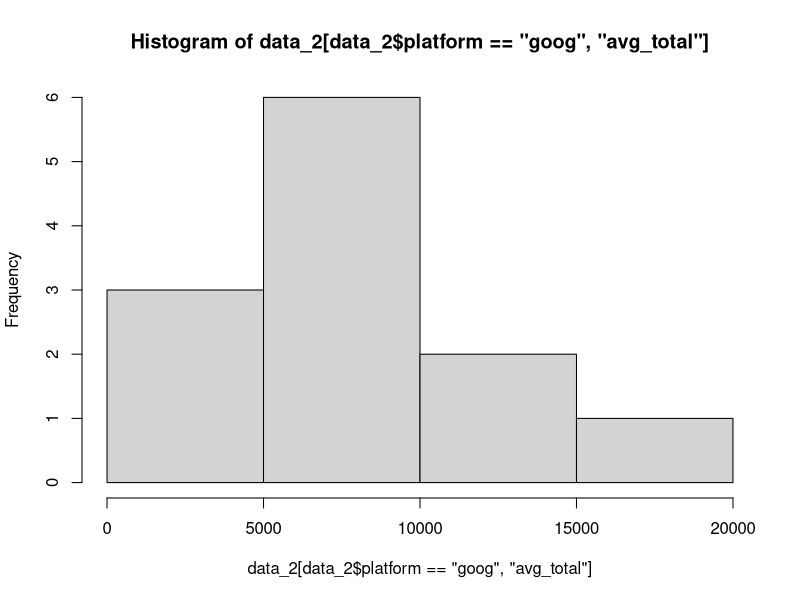
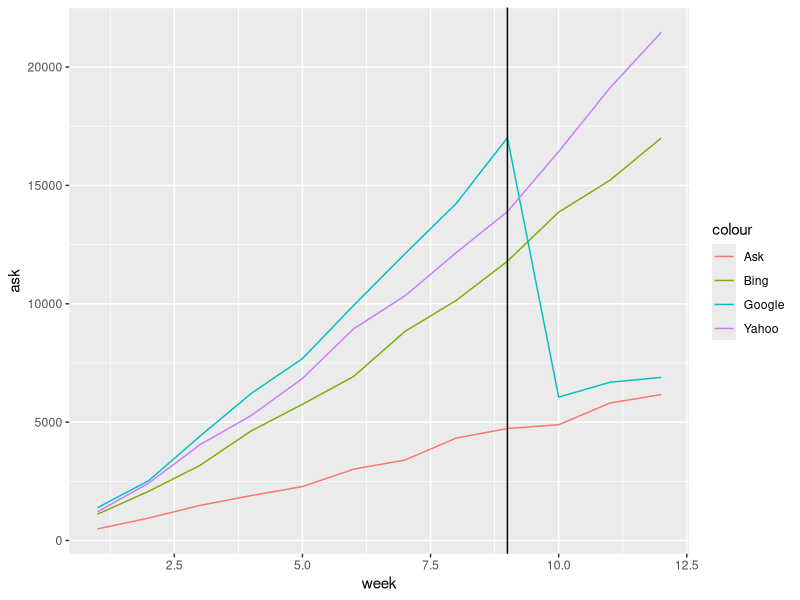
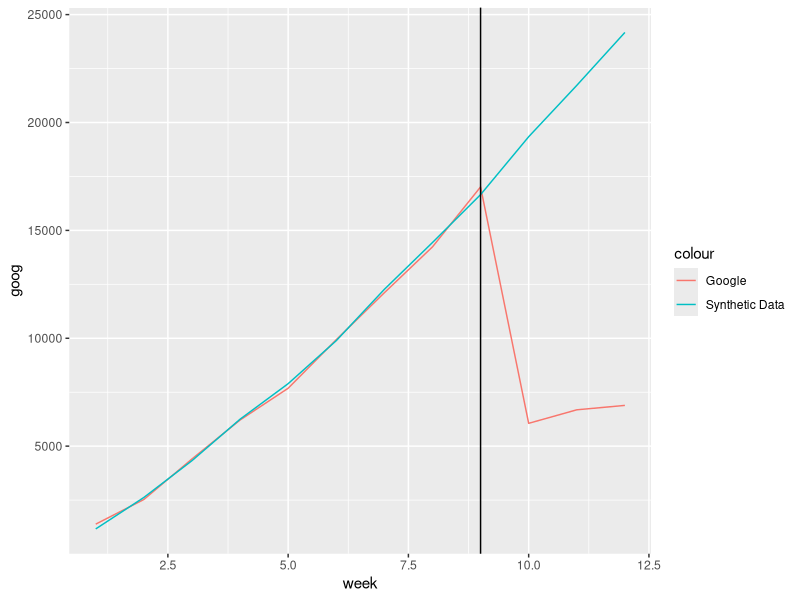

The R source for these figures, in order:
## ---- chunk 1
library(dplyr)
library(ggplot2)
library(tidyr)
library(plm)
## ---- chunk 2

data_2 = read.csv("did_sponsored_ads.csv")
data_2 = data_2%>%
  mutate(treat = if_else(platform %in% c('goog'), 1, 0), 
         post = if_else(week < 10, 0, 1),
         avg_total = avg_spons+avg_org)
## ---- chunk 3
hist(data_2[data_2$platform=='goog',"avg_total"])
## ---- chunk 4

model = lm(log(avg_total)~post, data = data_2[data_2$platform=='goog',])

summary(model)

print(paste("Percentage Change: ",(exp(model$coefficients[2])-1)*100))

## ---- chunk 5
wide_data=spread(data_2%>%select(week, platform, avg_total), platform, avg_total)
ggplot(wide_data, aes(week)) + 
  geom_line(aes(y = ask, colour = "Ask")) + 
  geom_line(aes(y = bing, colour = "Bing")) +
  geom_line(aes(y = goog, colour = "Google")) +
  geom_line(aes(y = yahoo, colour = "Yahoo")) +
  geom_vline(xintercept = 9)
## ---- chunk 6
synth_model <- lm(formula=goog~yahoo+bing+ask,data=wide_data[wide_data$week<10,])
wide_data$synth <- predict(synth_model,newdata = wide_data)
summary(synth_model)

long_data = gather(wide_data, key='platform', value='avg_total', goog, synth)%>%
  select(week, platform,avg_total) %>% 
  mutate(treat = if_else(platform %in% c('goog'), 1, 0), 
         post = if_else(week < 10, 0, 1))

## ---- chunk 7
ggplot(wide_data, aes(week)) +
  geom_line(aes(y = goog, colour = "Google")) +
  geom_line(aes(y = synth, colour = "Synthetic Data")) +
  geom_vline(xintercept = 9)
## ---- chunk 8

model = plm( log(avg_total) ~ post*treat, data = long_data,
             model = "within",
             effect = "twoway",
             index = c("platform","week"))

summary(model)
print((exp(model$coefficients[1])-1)*100)

## ---- chunk 9

data_2 %>% filter(platform=='goog') %>% summarize(mean(avg_spons)/mean(avg_total)*100)

## ---- chunk 10
((21 * 0.12 * 70) - (0.6 * 58)) / (0.6 * 58)*100
